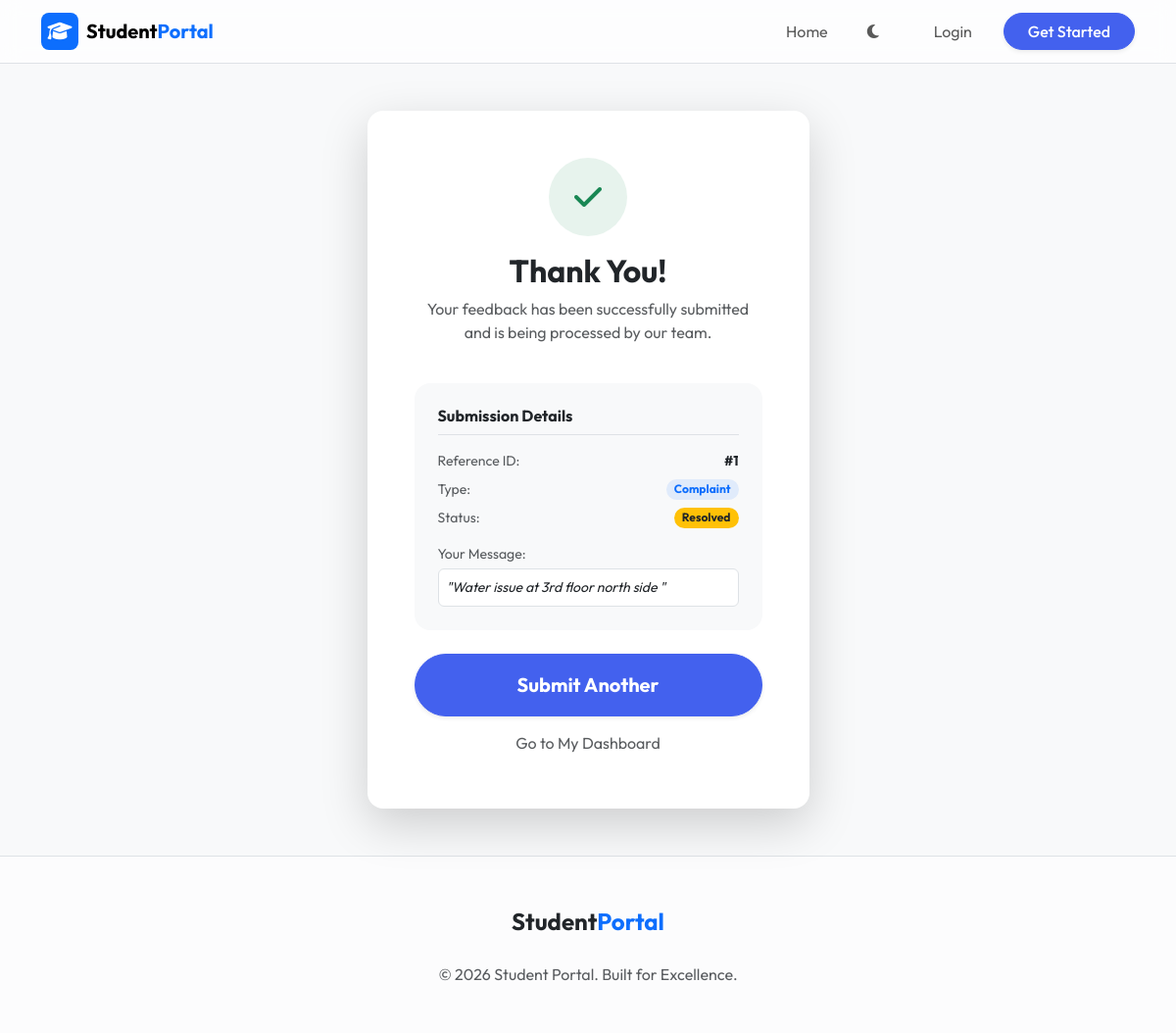
Page /success?id=1 on the committed database.
### app.py (models this page shows, shortened)
class Feedback(db.Model):
    id = db.Column(db.Integer, primary_key=True, autoincrement=True)
    user_id = db.Column(db.Integer, db.ForeignKey('user.id'), nullable=True) # Nullable for legacy/guest feedback
    name = db.Column(db.String(100), nullable=False)
    email = db.Column(db.String(120), nullable=False)
    department = db.Column(db.String(50), nullable=False)
    category = db.Column(db.String(20), nullable=False)
    message = db.Column(db.Text, nullable=False)
    status = db.Column(db.String(20), default='Pending')
    submitted_at = db.Column(db.DateTime, default=datetime.utcnow)

### app.py (the view)
@app.route('/success')
def success():
    feedback_id = request.args.get('id')
    if not feedback_id:
        return redirect(url_for('home'))
    try:
        feedback_id = int(feedback_id)
    except ValueError:
        return redirect(url_for('home'))
    feedback = Feedback.query.get_or_404(feedback_id)
    return render_template('success.html', feedback=feedback)

### templates/success.html (shortened to what this page needs)
{% extends "base.html" %}
{% block content %}
<section class="row justify-content-center">
    <div class="col-md-7 col-lg-5">
        <div class="card border-0 shadow-lg rounded-4 overflow-hidden text-center p-5">
            <div class="mb-4">
                <div class="bg-success bg-opacity-10 text-success rounded-circle d-inline-flex align-items-center justify-content-center mb-3" style="width: 80px; height: 80px;">
                    <i class="fas fa-check fa-2x"></i>
                </div>
                <h2 class="fw-bold">Thank You!</h2>
                <p class="text-muted">Your feedback has been successfully submitted and is being processed by our team.</p>
            </div>
            <div class="bg-light rounded-4 p-4 mb-4 text-start">
                <h6 class="fw-bold mb-3 border-bottom pb-2">Submission Details</h6>
                <div class="d-flex justify-content-between mb-2">
                    <span class="text-muted small">Reference ID:</span>
                    <span class="fw-bold small">#{{ feedback.id }}</span>
                </div>
                <div class="d-flex justify-content-between mb-2">
                    <span class="text-muted small">Type:</span>
                    <span class="badge bg-primary bg-opacity-10 text-primary rounded-pill px-2">{{ feedback.category }}</span>
                </div>
                <div class="d-flex justify-content-between mb-2">
                    <span class="text-muted small">Status:</span>
                    <span class="badge bg-warning text-dark rounded-pill px-2">{{ feedback.status }}</span>
                </div>
                <div class="mt-3">
                    <span class="text-muted small d-block mb-1">Your Message:</span>
                    <div class="small p-2 bg-white rounded border fst-italic">
                        "{{ feedback.message[:100] }}{% if feedback.message|length > 100 %}...{% endif %}"
                    </div>
                </div>
            </div>
            <div class="d-grid gap-2">
                <a href="{{ url_for('home') }}" class="btn btn-primary btn-lg rounded-pill shadow-sm py-3 fw-bold">Submit Another</a>
                <a href="{{ url_for('my_feedbacks') }}" class="btn btn-link text-muted text-decoration-none">Go to My Dashboard</a>
            </div>
        </div>
    </div>
</section>
{% endblock %}

### templates/base.html (shortened to what this page needs)
<!DOCTYPE html>
<html lang="en">
<head>
    <link href="https://cdn.jsdelivr.net/npm/bootstrap@5.3.0/dist/css/bootstrap.min.css" rel="stylesheet">
    <link rel="stylesheet" href="https://cdnjs.cloudflare.com/ajax/libs/font-awesome/6.4.0/css/all.min.css">
    <link rel="stylesheet" href="{{ url_for('static', filename='css/style.css') }}">
</head>
<body>
    <header class="sticky-top">
        <nav class="navbar navbar-expand-lg border-bottom backdrop-blur">
            <div class="container">
                <a class="navbar-brand fw-bold d-flex align-items-center" href="{{ url_for('home') }}">
                    <div class="bg-primary rounded-3 p-2 me-2 d-flex align-items-center justify-content-center" style="width: 38px; height: 38px;">
                        <i class="fas fa-graduation-cap text-white"></i>
                    </div>
                    <span>Student<span class="text-primary">Portal</span></span>
                </a>
                <div class="collapse navbar-collapse justify-content-end" id="navbarNav">
                    <ul class="navbar-nav align-items-center">
                        <li class="nav-item">
                            <a class="nav-link px-3" href="{{ url_for('home') }}">Home</a>
                        </li>
                        <li class="nav-item ms-lg-2">
                            <button id="themeToggle" class="btn btn-link nav-link px-3">
                                <i class="fas fa-moon"></i>
                            </button>
                        </li>
                        {% if session.get('username') %}
                        <li class="nav-item dropdown ms-lg-3">
                            <a class="nav-link dropdown-toggle btn btn-primary text-white rounded-pill px-4" href="#" id="userDropdown" role="button" data-bs-toggle="dropdown">
                                <i class="fas fa-user-circle me-2"></i>{{ session['username'] }}
                            </a>
                            <ul class="dropdown-menu dropdown-menu-end border-0 shadow-lg rounded-4 mt-2">
                                <li><a class="dropdown-item py-2" href="{{ url_for('my_feedbacks') }}"><i class="fas fa-history me-2 opacity-50"></i>My Submissions</a></li>
                                <li><hr class="dropdown-divider opacity-10"></li>
                                <li><a class="dropdown-item py-2 text-danger" href="{{ url_for('logout') }}"><i class="fas fa-sign-out-alt me-2"></i>Logout</a></li>
                            </ul>
                        </li>
                        {% else %}
                        <li class="nav-item ms-lg-3">
                            <a class="nav-link px-4" href="{{ url_for('login') }}">Login</a>
                        </li>
                        <li class="nav-item ms-lg-2">
                            <a class="btn btn-primary rounded-pill px-4 shadow-sm fw-medium" href="{{ url_for('register') }}">Get Started</a>
                        </li>
                        {% endif %}
                    </ul>
                </div>
            </div>
        </nav>
    </header>
    <main class="py-5">
        <div class="container">
            {% block content %}{% endblock %}
        </div>
    </main>
    <footer class="py-5 border-top mt-auto bg-light-subtle">
        <div class="container text-center">
            <div class="mb-4">
                <a class="text-decoration-none fw-bold fs-4" href="#">
                    <span class="text-dark">Student</span><span class="text-primary">Portal</span>
                </a>
            </div>
            <p class="text-muted mb-0">&copy; 2026 Student Portal. Built for Excellence.</p>
        </div>
    </footer>
</body>
</html>

### static/css/style.css (style rules this page uses)
:root { --primary-color: #4361ee; --primary-hover: #3a56d4; --secondary-color: #7209b7; --bg-light: #f8f9fa; --bg-dark: #0f172a; --card-bg-light: #ffffff; --card-bg-dark: #1e293b; --text-light: #1e293b; --text-dark: #f8f9fa; --glass-bg: rgba(255, 255, 255, 0.7); --glass-border: rgba(255, 255, 255, 0.2); color-scheme: light; }
body { font-family: 'Outfit', sans-serif; display: flex; flex-direction: column; min-height: 100vh; background-color: var(--bg-light); color: var(--text-light); transition: background-color 0.3s ease, color 0.3s ease; }
.navbar { background-color: var(--glass-bg); }
.backdrop-blur { backdrop-filter: blur(10px); -webkit-backdrop-filter: blur(10px); }
.card { background-color: var(--card-bg-light); transition: transform 0.3s ease, box-shadow 0.3s ease; }
.btn-primary { background-color: var(--primary-color); border-color: var(--primary-color); }
.text-primary { color: var(--primary-color); }
.bg-primary { background-color: var(--primary-color); }
.rounded-4 { border-radius: 1rem !important; }
main > .container { animation: fadeIn 0.6s ease-out; }

### rows in the picture
Feedback: id "1", category "Complaint", status "Resolved", message "Water issue at 3rd floor north side"
